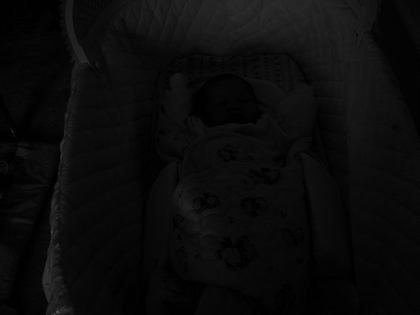
%> input picture hist/babyincradle.png, 420 x 315 px, shrunk from 663 x 497 before the run
$ octave hist.m   (GNU Octave 9; MATLAB toolbox functions it lacks are replaced by stand-ins)
%> lines starting %> are read from the running program, lines starting %| are printed output that depends on the picture
img=imread('babyincradle.png');
%> img is the input picture: size 315x420x3 uint8; min 0, max 86, mean 10.9
np=size(img,1)*size(img,2);
%> np = 132300

him=uint8(zeros(size(img,1),size(img,2)));
freq=zeros(256,1);
probf=zeros(256,1);
probc=zeros(256,1);
cum=zeros(256,1);
output=zeros(256,1);

for i=1:size(img,1)
    for j=1:size(img,2)
        value=img(i,j);
        freq(value+1)=freq(value+1)+1;
        %probf(value+1)=freq(value+1)/np;
    end
end
%> after the loop, freq = 256 values, max 9925 at index 9, min 0 at index 52, mean 516.8

sum=0;
nb=255;

for i=1:size(probf)
   sum=sum+freq(i);
   cum(i)=sum;
   probc(i)=cum(i)/np;
   output(i)=round(probc(i)*nb);
end
%> this loop made 256 passes
%> sum on passes 1 to 3: 1657, 6829, 11431
%> after the loop, cum = 256 values from 1657 to 132300; output = 256 values from 3 to 255; probc = 256 values from 0.0125 to 1; sum = 132300

for i=1:size(img,1)
    for j=1:size(img,2)
        him(i,j)=output(img(i,j)+1);
    end
end
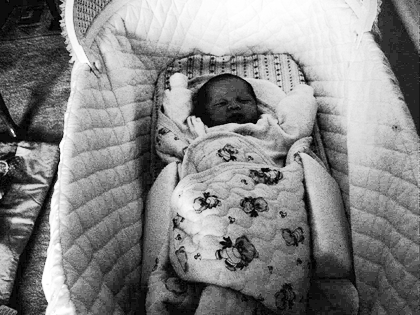
%> him: size 315x420 uint8; min 3, max 255, mean 133.5

freq1=zeros(256,1);

for i=1:size(him,1)
    for j=1:size(him,2)
        value=him(i,j);
        freq1(value+1)=freq1(value+1)+1;
    end
end
%> after the loop, freq1 = 256 values, max 9925 at index 116, min 0 at index 1, mean 516.8

figure()
subplot(1,2,1)
imshow(img);
title('Original Image');
subplot(1,2,2)
imshow(him);
title('Histogram equalization');

figure()
subplot(2,1,1);
stem(1:256,freq);
subplot(2,1,2);
stem(1:256,freq1);
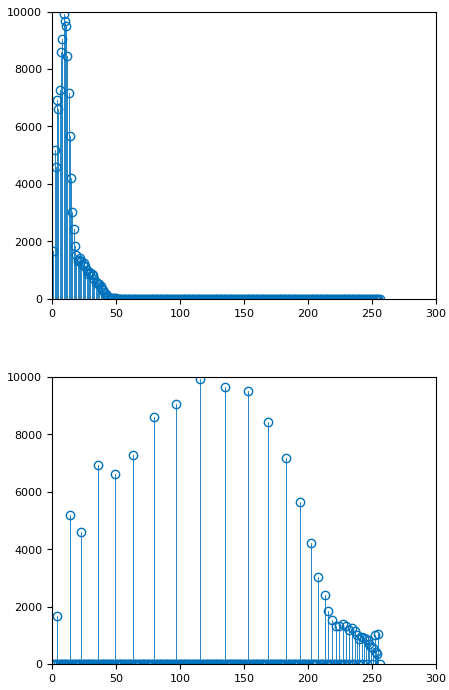
%> figure redrawn from the program's plot data, 2 panels; panel 1: highest point at x = 9, y = 9925; panel 2: highest point at x = 116, y = 9925
